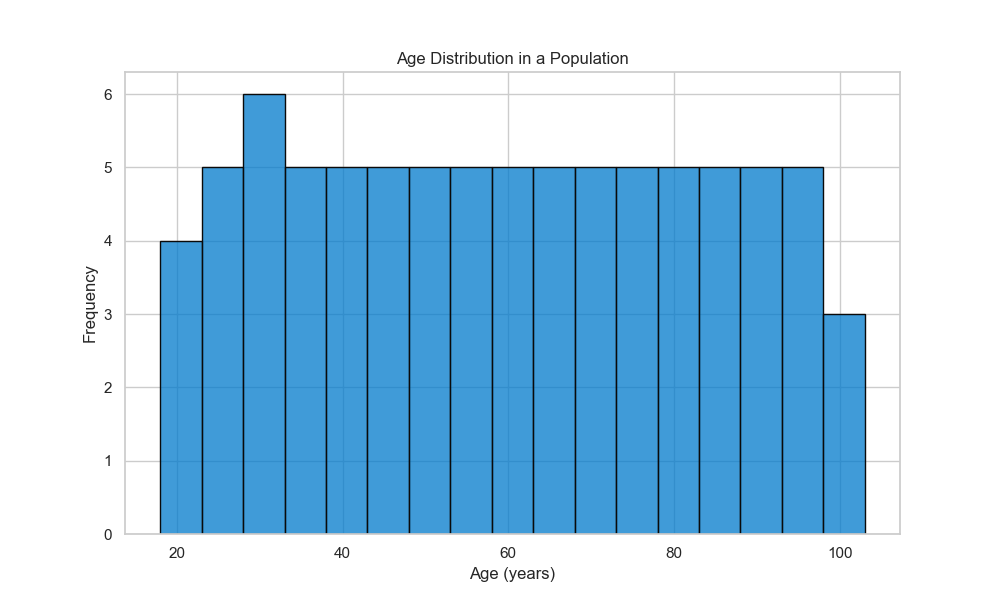

Write the Python code that produced this figure.

import pandas as pd
import seaborn as sns
import matplotlib.pyplot as plt

# Data
age_data = {'Age': [23, 25, 34, 45, 28, 30, 30, 31, 56, 60, 61, 63, 65, 67, 70, 72, 75, 77, 
                    80, 82, 85, 87, 90, 92, 18, 20, 21, 22, 24, 26, 27, 29, 32, 33, 35, 36, 
                    37, 38, 39, 40, 41, 42, 43, 44, 46, 47, 48, 49, 50, 51, 52, 53, 54, 55, 
                    57, 58, 59, 62, 64, 66, 68, 69, 71, 73, 74, 76, 78, 79, 81, 83, 84, 86, 
                    88, 89, 91, 93, 94, 95, 96, 97, 98, 99, 100]}
df = pd.DataFrame(age_data)

# Set size of the figure
plt.figure(figsize=(10, 6))

# Plotting the histogram
sns.histplot(data=df, x='Age', binwidth=5, color='#007acc', edgecolor='#0a0a0a')

# Additional customizations
plt.title('Age Distribution in a Population')
plt.xlabel('Age (years)')
plt.ylabel('Frequency')
plt.grid(True)

# Show the plot
plt.show()
